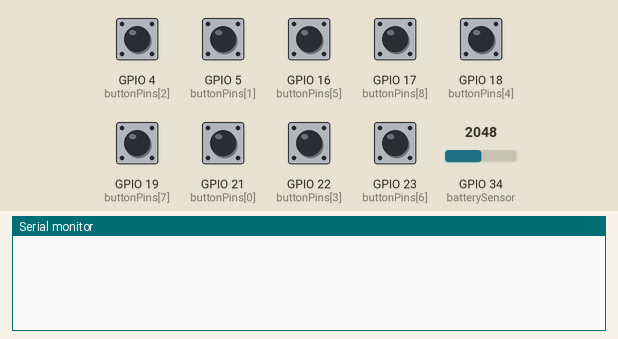
This sketch was run on a simulated ESP32. On the bench: the last lines printed to the serial monitor. The inputs (shaded band) are chosen by the test bench; at power-on: GPIO 4 (buttonPins[2]), GPIO 5 (buttonPins[1]), GPIO 16 (buttonPins[5]), GPIO 17 (buttonPins[8]), GPIO 18 (buttonPins[4]), GPIO 19 (buttonPins[7]), GPIO 21 (buttonPins[0]), GPIO 22 (buttonPins[3]), GPIO 23 (buttonPins[6]) LOW, GPIO 34 (batterySensor) = 2048. USB keyboard and mouse output is not drawn.

Above: at 1.2 s.
1.3 s: GPIO 4 (buttonPins[2]) pulled HIGH for 0.15 s
At 2.5 s:
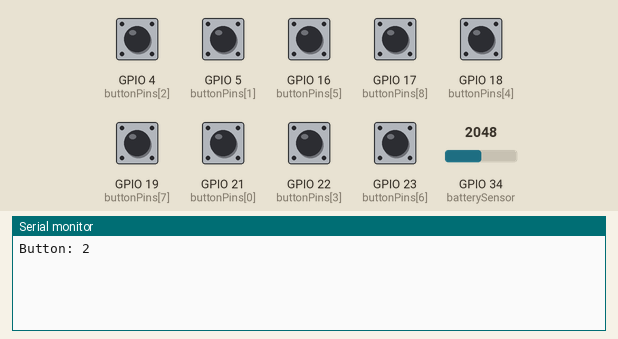
2.9 s: GPIO 5 (buttonPins[1]) pulled HIGH for 0.15 s
At 3.7 s:
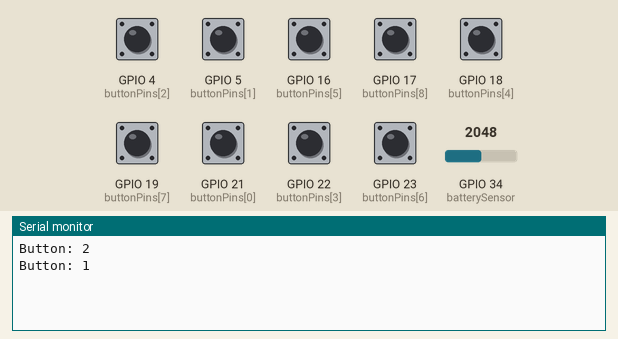
4.5 s: GPIO 16 (buttonPins[5]) pulled HIGH for 0.15 s
At 4.9 s:
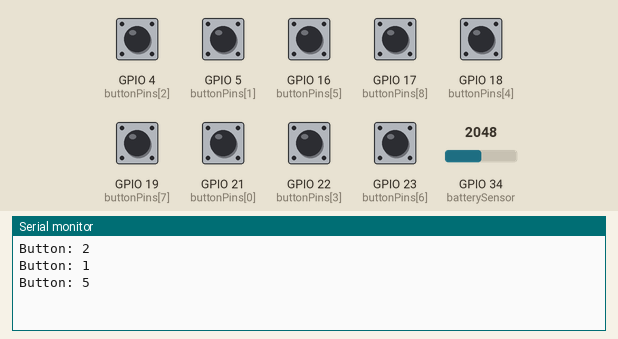
6.1 s: GPIO 17 (buttonPins[8]) pulled HIGH for 0.15 s
At 7.3 s:
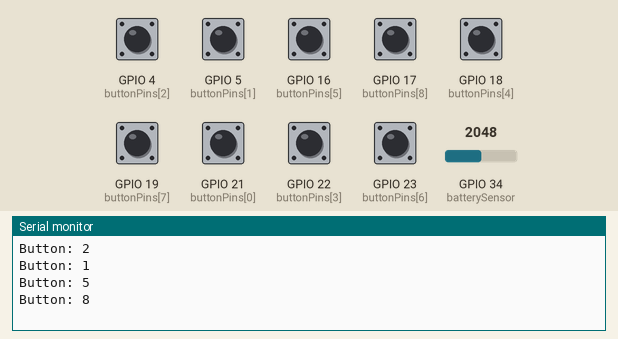
Timing chart, 0 to 8.7 s (numbered marks = the images above; inputs shaded):
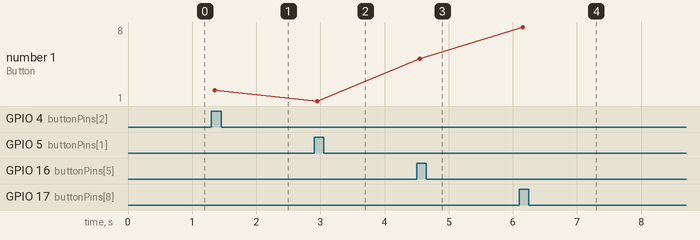

The sketch:

MightyMacro_Code.ino
```cpp
// MightyMacro Code
// ESP32-Enabled Macro Keyboard
// Braedon Walkenhorst || Sept 2022

// Buttons
#include <Bounce2.h>
//const uint8_t buttonPins[9] = {4, 5, 16, 17, 18, 19, 21, 22, 23};
const uint8_t buttonPins[9] = {21, 5, 4, 22, 18, 16, 23, 19, 17};
Bounce * buttons = new Bounce[9];
int numButtons = 9;

// Bluetooth
// Additional documentation available here:  https://github.com/T-vK/ESP32-BLE-Keyboard
#include <BleKeyboard.h>
BleKeyboard bleKeyboard("VS Macro", "Braedon W", 100);

void setup() {
  initButtons();                      // Initialize Buttons on Startup
  initBattery();                      // Initialize Battery on Startup
  bleKeyboard.begin();                // Begin Bluetooth Connection
  Serial.begin(115200);
}

void loop() {
  if(bleKeyboard.isConnected()){      // If Bluetooth is Connected
    readButtons();                    // Read State of Buttons and Perform Functions
    updateBattery();                  // Update Battery Status if Needed
  }
}
```

Battery.ino
```cpp
// Functions for Battery Monitoring

int batterySensor = 34; // Battery Sensor is located to GPIO 34
float bHigh = 905.0;      // Analog Value read at 5.0 volts
float bLow = 450.0;       // Analog Value read at 3.0 volts
float vHigh = 5.0;      // Test volts at 5.0 volts
float vLow = 3.0;       // Test volts at 3.0 volts
float chargeMax = 4.2;  // Fully Charged Battery
float chargeMin = 3.2;  // Fully Depleted Battery
int lastCharge = 100;   // Keep Track of Last Charge

// initBattery() declares the battery sensor as an input
void initBattery(){

  pinMode(batterySensor, INPUT);

}

// voltsBattery reads the battery sensor and returns the voltage of the battery
float voltsBattery(){

  float bRead = analogRead(batterySensor);

  float mappedVolt = mapFloat(bRead, bLow, bHigh, vLow, vHigh);

  return mappedVolt;

}

// percentBattery reads the battery sensor and returns the % remaining in the battery
float percentBattery(){

  float battPercent = mapFloat(voltsBattery(), chargeMin, chargeMax, 0.0, 100.0);

  return battPercent;

}


// updateBattery gets the current percent of charge remaining. It then compares that value to the last known % charge
// of the battery. If they have changed, it updates the last known charge as well as updates the bleKeyboard library
// using the bleKeyboard.setBatteryLevel(curCharge) function
void updateBattery(){

  float currentCharge = percentBattery();

  if (currentCharge != lastCharge){
    bleKeyboard.setBatteryLevel(currentCharge);
    lastCharge = currentCharge;
  }

//  Serial.println(currentCharge);

}

// The normal Arduino float( ) function only works with integers.
// This special function works with floating numbers for more precision
float mapFloat(float x, float in_min, float in_max, float out_min, float out_max){
  return (x - in_min) * (out_max - out_min) / (in_max - in_min) + out_min;
}
```

Buttons.ino
```cpp
// Functions for Button Control

int d = 50; // Amount of time between keypresses to avoid key buffer overflows

// initButtons loops through the array of Bounce2 buttons and attaches them as inputs.
// It also sets an interval of 50ms for responsiveness
void initButtons() {

  for (int i = 0; i < numButtons; i++) {
    buttons[i].attach(buttonPins[i], INPUT);
    buttons[i].interval(50);
  }

}

// readButtons loops through the array of Bounce2 buttons and updates each of them.
// It then checks to see if any button has risen and calls sendKey() if it has.
void readButtons() {

  for (int i = 0; i < numButtons; i++)  {
    buttons[i].update();
    if(buttons[i].rose()){
      Serial.println("Button: " + String(i));
      sendKey(i);
    }
  }

}

void sendKey(int k) {

  switch (k) {
    case 0:
      newFile();
      break;
    case 1:
      openFolder();
      break;
    case 2:
      newWindow();
      break;
    case 3:
      colorTheme();
      break;
    case 4:
      settings();
      break;
    case 5:
      goToFile();
      break;
    case 6:
      ifStatement();
      break;
    case 7:
      forLoop();
      break;
    case 8:
      serializeField();
      break;
  }

  delay(1000);

}

// SHORTCUTS ~~~~~~~~~~~~~~~~~~

void newFile() {
  //  CTRL + N
  bleKeyboard.press(KEY_LEFT_CTRL);
  delay(d);
  bleKeyboard.press('n');
  delay(d);
  bleKeyboard.release(KEY_LEFT_CTRL);
  delay(d);
  bleKeyboard.release('n');
  delay(100);
  bleKeyboard.releaseAll();
}

void openFolder() {
  //  CTRL + K, CTRL + O
  bleKeyboard.press(KEY_LEFT_CTRL);
  delay(d);
  bleKeyboard.press('k');
  delay(d);
  bleKeyboard.press('o');
  delay(d);
  bleKeyboard.release(KEY_LEFT_CTRL);
  delay(d);
  bleKeyboard.release('k');
  delay(d);
  bleKeyboard.release('o');
  delay(100);
  bleKeyboard.releaseAll();
}

void newWindow(){
  //  CTRL + SHIFT + N
  bleKeyboard.press(KEY_LEFT_CTRL);
  delay(d);
  bleKeyboard.press(KEY_LEFT_SHIFT);
  delay(d);
  bleKeyboard.press('n');
  delay(d);
  bleKeyboard.release(KEY_LEFT_CTRL);
  delay(d);
  bleKeyboard.release(KEY_LEFT_SHIFT);
  delay(d);
  bleKeyboard.release('n');
  delay(100);
  bleKeyboard.releaseAll();
}

void colorTheme(){
  //  CTRL + K, CTRL + T
  bleKeyboard.press(KEY_LEFT_CTRL);
  delay(d);
  bleKeyboard.press('k');
  delay(d);
  bleKeyboard.press('t');
  delay(d);
  bleKeyboard.release(KEY_LEFT_CTRL);
  delay(d);
  bleKeyboard.release('k');
  delay(d);
  bleKeyboard.release('t');
  delay(100);
  bleKeyboard.releaseAll();
}

void settings(){
  //  CTRL + ,
  bleKeyboard.press(KEY_LEFT_CTRL);
  delay(d);
  bleKeyboard.print(',');
  delay(d);
  bleKeyboard.release(KEY_LEFT_CTRL);
  delay(100);
  bleKeyboard.releaseAll();
}

void goToFile(){
  // CTRL + E
  bleKeyboard.press(KEY_LEFT_CTRL);
  delay(d);
  bleKeyboard.press('e');
  delay(d);
  bleKeyboard.release(KEY_LEFT_CTRL);
  delay(d);
  bleKeyboard.release('e');
  delay(100);
  bleKeyboard.releaseAll();
}

// MACROS ~~~~~~~~~~~~~~~~

void ifStatement(){
//  bleKeyboard.print("if ( var ){");
  sendMacro("if ( var ){", d);
  delay(d);
  bleKeyboard.press(KEY_RETURN);
  delay(d);
  bleKeyboard.release(KEY_RETURN);
  delay(100);
  bleKeyboard.releaseAll();
}

void forLoop(){
  sendMacro("for ( var ){", d);
  delay(d);
  bleKeyboard.press(KEY_RETURN);
  delay(d);
  bleKeyboard.release(KEY_RETURN);
  delay(100);
  bleKeyboard.releaseAll();
}

void serializeField(){
  sendMacro("[SerializeField] ", d);
  delay(100);
  bleKeyboard.releaseAll();
}

// sends the string one character at a time.
void sendMacro(String s, int d) {
  int l = s.length() + 1;           // Determine length of string
  char c[l];                        // Create array for characters
  s.toCharArray(c, l);              // Copy characters to array
  for (int i = 0; i < l - 1; i++) { // Loop through character array
    char p = c[i];                  // Get the current character
    bleKeyboard.press(p); delay(d); // Press/Release the key w/ delay
    bleKeyboard.release(p); delay(d);
  }
  bleKeyboard.releaseAll();
}
```

Measured:
- after the input at 1.3 s, the serial monitor: prints a new line after 0.05 s (image 1)
- after the input at 2.9 s, the serial monitor: prints a new line after 0.05 s (image 2)
- after the input at 4.5 s, the serial monitor: prints a new line after 0.05 s (image 3)
- after the input at 6.1 s, the serial monitor: prints a new line after 0.05 s (image 4)
- plotted number 1: 2 → 1 after the input at 2.9 s, 1 → 5 after the input at 4.5 s, 5 → 8 after the input at 6.1 s
